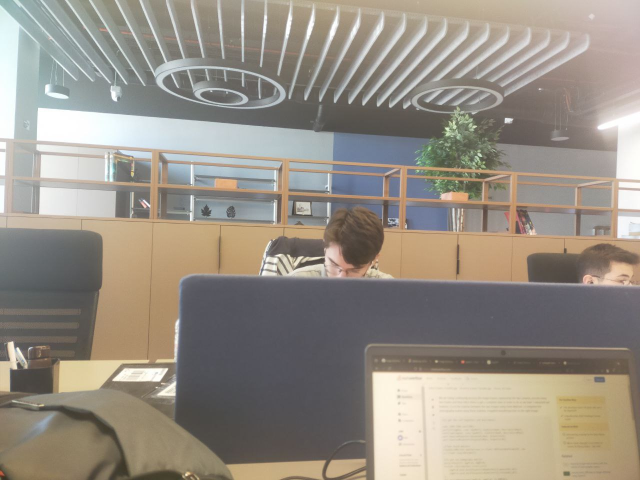
//> input picture stitching/left3.jpg, 1280 x 960 px (shown at 1/2 size)
$ ./testing   (built with g++ and OpenCV 4)
//> lines starting //> are read from the running program, lines starting //| are printed output that depends on the picture; after the words box and inside, x2 and y2 are one past the last pixel; in counts of white or black regions, pixels touching at a corner belong together
#include <opencv2/opencv.hpp>
#include <opencv2/core.hpp>
#include <opencv2/imgcodecs.hpp>
#include <opencv2/highgui.hpp>
#include <opencv2/calib3d.hpp>
#include <opencv2/imgproc/imgproc.hpp>
#include <iostream>
#include <bits/stdc++.h>
#include <opencv4/opencv2/opencv.hpp>


#include "opencv2/stitching.hpp"

cv::Mat findHom(cv::Mat img1, cv::Mat img2){
    cv::Mat gray1, gray2;
    cv::cvtColor(img1, gray1, cv::COLOR_BGR2GRAY);
    cv::cvtColor(img2, gray2, cv::COLOR_BGR2GRAY);

    cv::Ptr<cv::SIFT> sift = cv::SIFT::create();

    std::vector<cv::KeyPoint> keypoints1, keypoints2;
    cv::Mat descriptors1, descriptors2;
    sift->detectAndCompute(gray1, cv::noArray(), keypoints1, descriptors1);
    sift->detectAndCompute(gray2, cv::noArray(), keypoints2, descriptors2);
    // [7 lines of commented-out code are left out]


    cv::Mat img_keypoints1;
    cv::drawKeypoints(img1, keypoints1, img_keypoints1, cv::Scalar::all(-1), cv::DrawMatchesFlags::DEFAULT);

    cv::Mat img_keypoints2;
    cv::drawKeypoints(img2, keypoints2, img_keypoints2, cv::Scalar::all(-1), cv::DrawMatchesFlags::DEFAULT);//buraya kadar ok

    // [4 lines of commented-out code are left out]

    cv::BFMatcher matcher(cv::NORM_L2, true); // Using NORM_L2 and crossCheck set to true
    std::vector<cv::DMatch> matches;
    matcher.match(descriptors1, descriptors2, matches);//RANSAC

    std::cout<< matches.data();

    std::sort(matches.begin(), matches.end(), [](const cv::DMatch &a, const cv::DMatch &b) {
    return a.distance < b.distance;
    });

    //sort(matches.begin(), matches.end());
    //const int numGoodMatches = matches.size() * 0.50;
    //matches.erase(matches.begin() + numGoodMatches, matches.end());
    cv::Mat imgMatches;
    drawMatches(img1, keypoints1, img2, keypoints2, matches, imgMatches);
    //resize(imgMatches, imgMatches, cv::Size(), 0.1, 0.1);
    /*imshow("matches.jpg", imgMatches);
    cv::waitKey(2000);*/

    std::vector<cv::Point2f> points1, points2;
    for (size_t i = 0; i < matches.size(); i++) {
        points1.push_back(keypoints1[matches[i].queryIdx].pt);
        points2.push_back(keypoints2[matches[i].trainIdx].pt);
    }
    cv::Mat H = findHomography(points2, points1, cv::RANSAC);
    return H;
}

// [79 lines left out: functions blend, findCoord, counter, not called in this run]

void featherblend(cv::Mat& leftImg, cv::Mat rightImg){

    /*cv::imshow("img1", leftImg);
    cv::imshow("img2", rightImg);*/
    int width = 100;
    cv::Rect roi(leftImg.cols - width, 0, width, leftImg.rows);
    cv::Mat submat = leftImg(roi);

    /*cv::imshow("not warped",rightImgNotWarped);
    cv::imshow("warped",rightImg);*/
    //cv::imshow("warped",submat);

    float alpha;//the percentage of blending
    int index;
    int curRow = -1;//this is for fixing the alpha values

    cv::Vec3b * currentRow;
    int a = leftImg.cols - width;
    float halfWidth = width/2;

    for (int j = 0; j < submat.rows; ++j)// for y axis
    {
        currentRow = submat.ptr<cv::Vec3b>(j);
        alpha = 1.0f/width;


        //std::cout << "a " << a<< std::endl;


        for (int i = 0; i < submat.cols; ++i)//for x axis
        {
            //std::cout << "alpha " << alpha<< std::endl;

            cv::Vec3b pixel = rightImg.at<cv::Vec3b>(j, i+ a);
            currentRow[i] = (alpha * pixel) + ((1.0f - alpha) * (currentRow[i]));

            // Ramp up alpha from 1/width to 1, then ramp down back to 1/width
                alpha = (i + 1) * (1.0f / width);  // Increment alpha up to 1

        }


    }
}


cv::Mat stitch(cv::Mat img1, cv::Mat img2, cv::Mat H )
{


    // Warp the second image to the first
    cv::Mat img2Warped;
    warpPerspective(img2, img2Warped, H, cv::Size(img1.cols + img2.cols, img1.rows));
    cv::waitKey(100);

    //make a black rectangle and make img2warped's left black(for the size of img1)
    //cv::Mat black = cv::Mat::zeros(img1.rows,img1.cols, img2Warped.type());
    //black.copyTo(img2Warped(cv::Rect(0, 0, black.cols, black.rows)));

    //crop img2warped
    cv:: Mat img2Warpedf = img2Warped.clone();
    featherblend(img1, img2Warped);
    img2Warped = img2Warped(cv::Range(0,img1.rows-10), cv::Range(img1.cols,img2Warped.cols));//extra 10 pixels for blending


    // [8 lines of commented-out code are left out]
    cv::Mat result = cv::Mat::zeros(img1.rows, img2Warped.cols +img1.cols, img1.type()); //change it when change others(copyto kullandıgında)
    // Copy the first image into the result image
    //std::cout << "result Size: " << result.cols << "x" << result.rows << std::endl;
    img1.copyTo(result(cv::Rect(0, 0, img1.cols, img1.rows)));


    img2Warped.copyTo(result(cv::Rect(img1.cols, 0, img2Warped.cols, img2Warped.rows)));

    // [7 lines of commented-out code are left out]


    cv::imshow("Stitched Image", result);

    //imwrite("stitchedBF.jpg", result);


    cv::waitKey(0);
    return result;
}

// [95 lines left out: functions stitching2, videoOp, not called in this run]


int main(int argc, char** argv)
{
    cv::Mat img1 = cv::imread("../stitching/left3.jpg");
//> img1 is the input picture: 960 rows x 1280 cols, CV_8UC3; mean B, G, R 133, 143.6, 151

    if (img1.empty()) {
        std::cerr << "Could not open or find the image" << std::endl;
        return -1;
    }

    cv::Mat img2 = cv::imread("../stitching/right3.jpg");
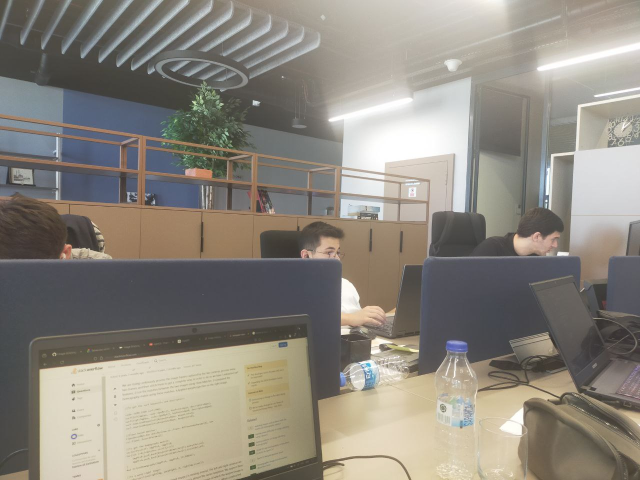
//> input picture stitching/right3.jpg, 1280 x 960 px (shown at 1/2 size)
//> img2 is the input picture: 960 rows x 1280 cols, CV_8UC3; mean B, G, R 126.8, 135.9, 141.2
    if (img1.empty()) {
        std::cerr << "Could not open or find the image" << std::endl;
        return -1;
    }


    cv::Mat H = findHom(img1,img2);
//> in findHom, `cv::cvtColor(img2, gray2, cv::COLOR_BGR2GRAY);`:
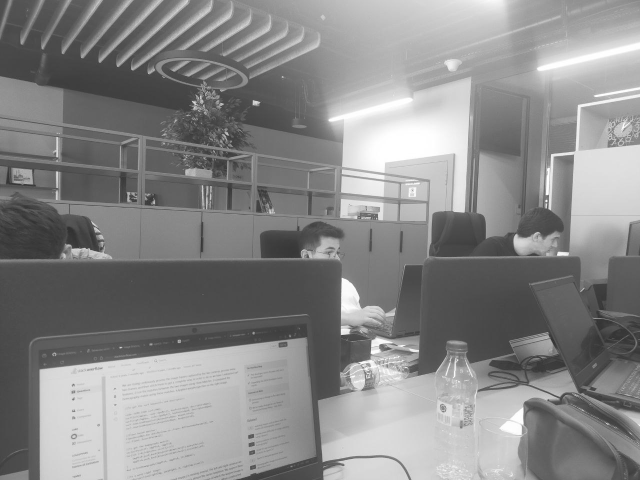
//> gray2: 960 rows x 1280 cols, CV_8UC1 (shown at 1/2 size); min 37, max 255, mean 136.5
//> in findHom, `sift->detectAndCompute(gray1, cv::noArray(), keypoints1, descriptors1);`: keypoints1 = 1823 keypoints; strongest (x, y, size): (1016, 241, 8.8), (339, 782, 19.3), (643, 522, 7.7), (602, 530, 8)
//> in findHom, `sift->detectAndCompute(gray2, cv::noArray(), keypoints2, descriptors2);`: keypoints2 = 1986 keypoints; strongest (x, y, size): (1093, 402, 3), (690, 662, 11.8), (511, 206, 7.7), (697, 584, 27.2)
//> in findHom, `matcher.match(descriptors1, descriptors2, matches);`: matches = 591 matches
//> in findHom, `drawMatches(img1, keypoints1, img2, keypoints2, matches, imgMatches);`:
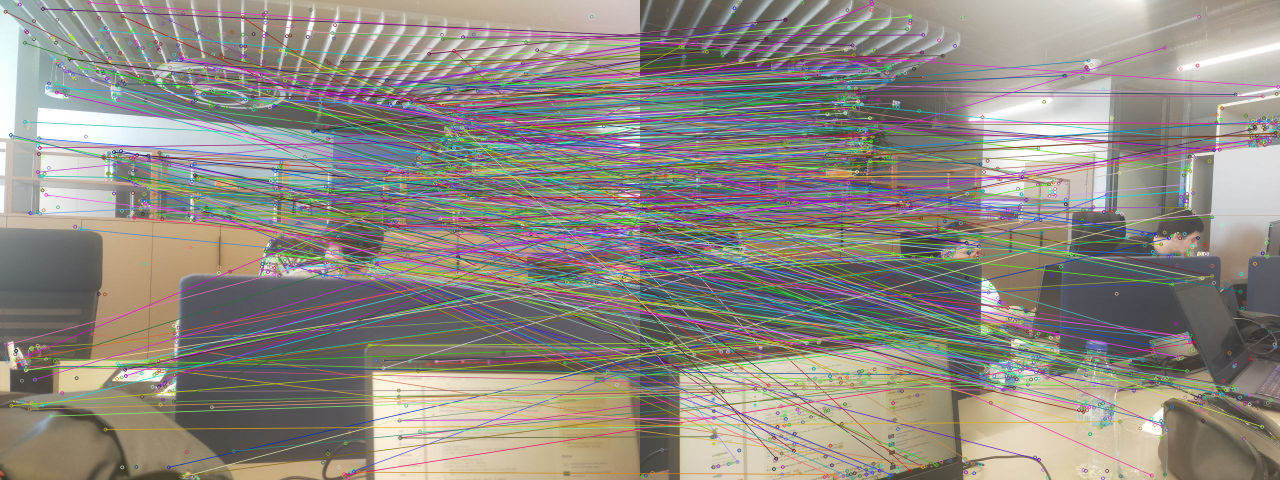
//> imgMatches: 960 rows x 2560 cols, CV_8UC3 (shown at 1/2 size); mean B, G, R 131.2, 138.7, 143.7
//> after the loop in findHom, `for (size_t i = 0; i < matches.size(); i++)`: points1 = 591 Points (x, y), first 12: [915.2, 544.4], [1133.6, 563.9], [165.5, 138], [281.9, 13.44], [727.3, 206.6], [670.1, 201.8], [244.6, 31.98], [835.5, 741.4], [885.6, 77.51], [220.1, 122.6], [10.71, 22.96], [870.5, 331.7]; points2 = 591 Points (x, y), first 12: [403.2, 499.9], [582.9, 514.5], [1200.7, 186.4], [70.59, 516], [165.2, 111.5], [126.2, 103.7], [63.82, 516.4], [196.9, 721.2], [463, 73.51], [375.7, 167.9], [562.2, 931.4], [365.3, 280]
//> in findHom, `cv::Mat H = findHomography(points2, points1, cv::RANSAC);`: H = [[0.463, -0.0471, 580.6], [-0.212, 0.795, 135.5], [-0.000394, -3.75e-05, 1]]

    stitch(img1, img2, H);
//> in featherblend, `cv::Mat submat = leftImg(roi);`:
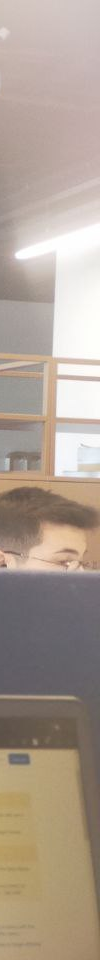
//> submat: 960 rows x 100 cols, CV_8UC3; mean B, G, R 146.2, 158.9, 173.2
//> after the loop in featherblend, `for (int j = 0; j < submat.rows; ++j)`:
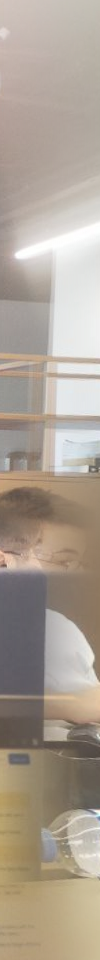
//> submat: 960 rows x 100 cols, CV_8UC3; mean B, G, R 148.2, 160.8, 172.1
//> after the loop in featherblend, `for (int j = 0; j < submat.rows; ++j)`:
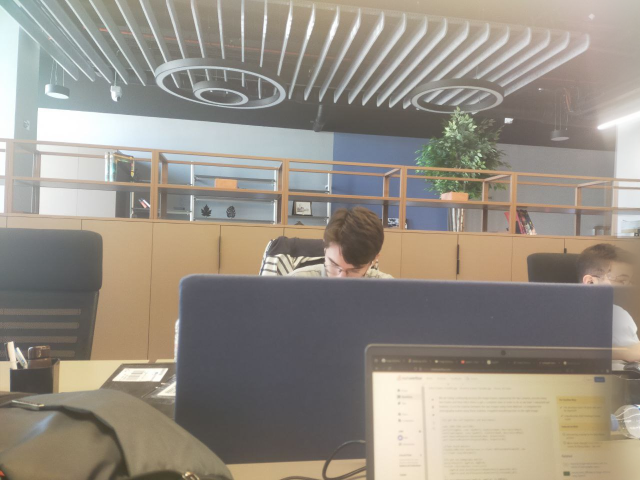
//> leftImg: 960 rows x 1280 cols, CV_8UC3 (shown at 1/2 size); 7.68% of pixels changed, all inside (x1, y1, x2, y2) = (1180, 0, 1280, 960)
//> after the loop in featherblend, `for (int j = 0; j < submat.rows; ++j)`: alpha = 1
//> in stitch, `img2Warped.copyTo(result(cv::Rect(img1.cols, 0, img2Warped.cols, img2W..`:
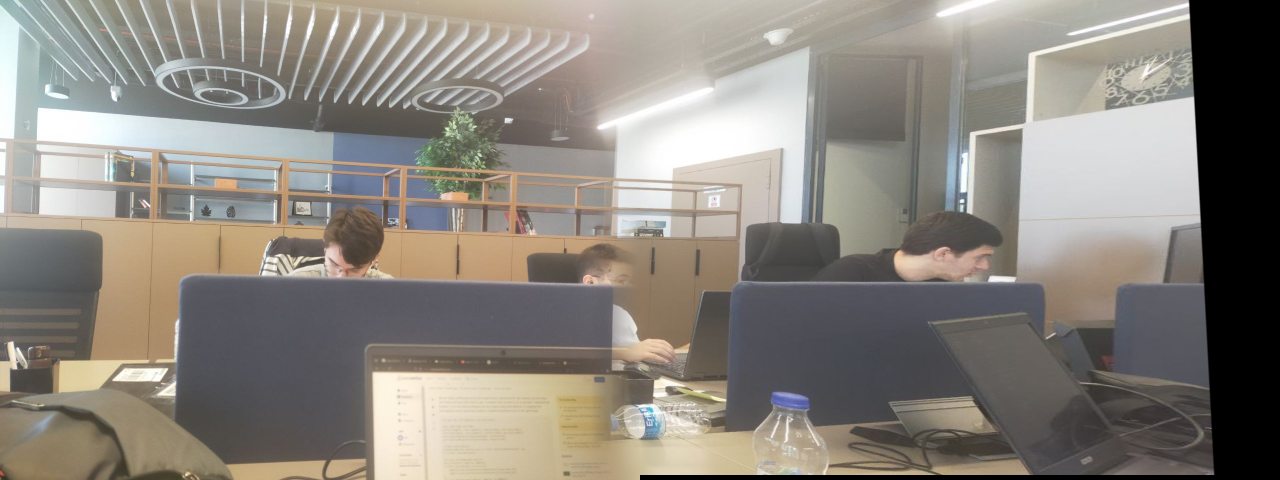
//> result: 960 rows x 2560 cols, CV_8UC3 (shown at 1/2 size); mean B, G, R 125.5, 133.2, 138.5
    //videoOp();

    return 0;
}
